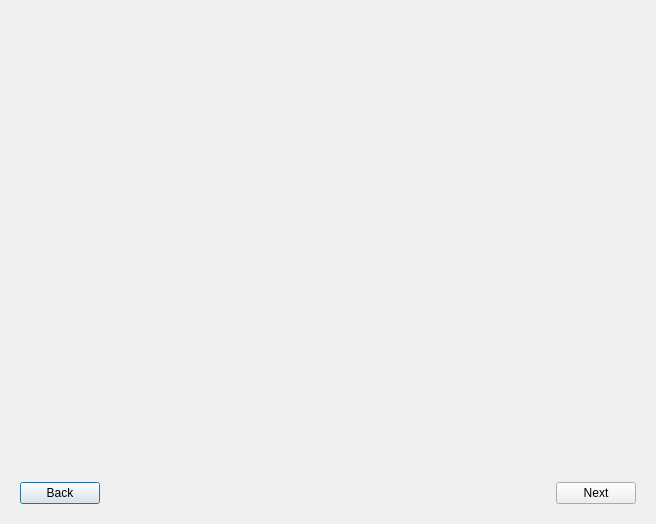
<?xml version="1.0" encoding="UTF-8"?>
<ui version="4.0">
 <class>NavigationOverlay</class>
 <widget class="QDialog" name="NavigationOverlay">
  <property name="geometry">
   <rect>
    <x>0</x>
    <y>0</y>
    <width>656</width>
    <height>524</height>
   </rect>
  </property>
  <property name="windowTitle">
   <string>Dialog</string>
  </property>
  <layout class="QVBoxLayout" name="verticalLayout">
   <item>
    <widget class="QStackedWidget" name="NavigationStackedWidget"/>
   </item>
   <item>
    <widget class="QFrame" name="FooterFrame">
     <property name="frameShape">
      <enum>QFrame::Shape::NoFrame</enum>
     </property>
     <property name="frameShadow">
      <enum>QFrame::Shadow::Raised</enum>
     </property>
     <layout class="QHBoxLayout" name="horizontalLayout">
      <item>
       <widget class="QPushButton" name="BackButton">
        <property name="text">
         <string>Back</string>
        </property>
       </widget>
      </item>
      <item>
       <spacer name="horizontalSpacer">
        <property name="orientation">
         <enum>Qt::Orientation::Horizontal</enum>
        </property>
        <property name="sizeHint" stdset="0">
         <size>
          <width>435</width>
          <height>20</height>
         </size>
        </property>
       </spacer>
      </item>
      <item>
       <widget class="QPushButton" name="NextButton">
        <property name="text">
         <string>Next</string>
        </property>
       </widget>
      </item>
     </layout>
    </widget>
   </item>
  </layout>
 </widget>
 <resources/>
 <connections/>
</ui>
